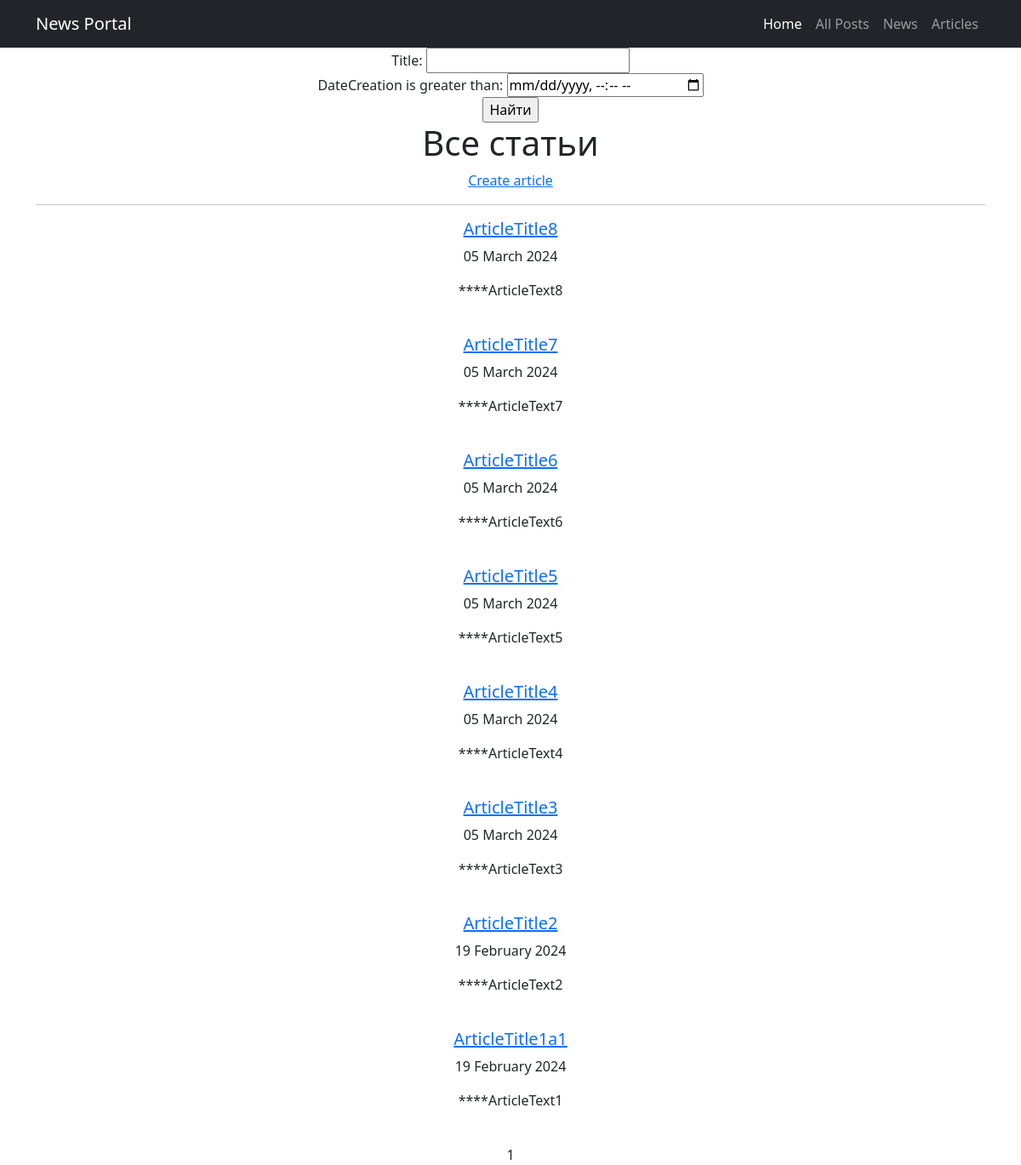
Screenshot of /articles/ (signed in) with the database file from the repository.
### news/models.py (models this page shows, shortened)
class Post(models.Model):
    NEWS = 'NW'
    ARTICLE = 'AR'
    CATEGORY_CHOICES = [
        (NEWS, 'Новость'),
        (ARTICLE, 'Статья')
    ]
    author = models.ForeignKey(Author, on_delete=models.CASCADE)
    categoryType = models.CharField(max_length=2, choices=CATEGORY_CHOICES, default=ARTICLE)
    dateCreation = models.DateTimeField(auto_now_add=True)
    postCategory = models.ManyToManyField(Category, through='PostCategory')
    title = models.CharField(max_length=128)
    text = models.TextField()
    rating = models.SmallIntegerField(default=0)

### news/views.py (the view)
# urls.py: path('articles/', ArticlesList.as_view(), name='article_list'),
class ArticlesList(FilteredListView):
    model = Post
    queryset = Post.objects.filter(categoryType="AR").order_by('-dateCreation')
    filter_class = PostFilter
    template_name = 'articles.html'
    context_object_name = 'articles'

### news/templatetags/custom_filters.py (called while the page is built)
@register.filter()
def censor(value):
    for word in CENSOR_WORDS:
        pattern = re.compile(re.escape(word), re.IGNORECASE)
        value = pattern.sub(lambda x: '*' * len(x.group()), value)
    return value

### news/views.py (called while the page is built)
    def get_queryset(self):
        queryset = super().get_queryset()
        self.filterset = self.filter_class(self.request.GET, queryset)
        return self.filterset.qs

    def get_context_data(self, **kwargs):
        context = super().get_context_data(**kwargs)
        context['filterset'] = self.filterset
        return context

### templates/articles.html (shortened to what this page needs)
{% extends 'flatpages/default.html' %}
{% load custom_filters %}
{% block content %}
    {% with 'flatpages/filters_form.html' as template_name %}
        {% include template_name %}
    {% endwith %}
    <h1>Все статьи</h1>
    {% if perms.news.add_post %}
        {% with 'create_post_link.html' as template_name %}
            {% include template_name %}
        {% endwith %}
    {% endif %}
    <hr>
    {% if articles %}
           {% for article in articles %}
                <div>
                    <a href="{% url 'article_detail' pk=article.id %}">
                        <h5>{{ article.title|censor }}</h5>
                    </a>
                    <p>{{ article.dateCreation|date:"d F Y"}}</p>
                    <p>{{ article.text|censor|truncatechars:20 }}</p>
                </div>
                <br>
           {% endfor %}
    {% else %}
       <h2>Станей нет!</h2>
    {% endif %}
    {% with 'flatpages/paginate.html' as template_name %}
        {% include template_name %}
    {% endwith %}
{% endblock content %}

### rows the page displays
Post: title|censor "ArticleTitle8", dateCreation "05 March 2024", text|censor "****ArticleText8"
Post: title|censor "ArticleTitle7", dateCreation "05 March 2024", text|censor "****ArticleText7"
Post: title|censor "ArticleTitle6", dateCreation "05 March 2024", text|censor "****ArticleText6"
Post: title|censor "ArticleTitle5", dateCreation "05 March 2024", text|censor "****ArticleText5"
Post: title|censor "ArticleTitle4", dateCreation "05 March 2024", text|censor "****ArticleText4"
Post: title|censor "ArticleTitle3", dateCreation "05 March 2024", text|censor "****ArticleText3"
Post: title|censor "ArticleTitle2", dateCreation "19 February 2024", text|censor "****ArticleText2"
Post: title|censor "ArticleTitle1a1", dateCreation "19 February 2024", text|censor "****ArticleText1"

### other values shown
{{ filterset.form.title.label_tag }} "Title:"
{{ filterset.form.dateCreation.label_tag }} "DateCreation is greater than:"
{{ page_obj.number }} "1"
